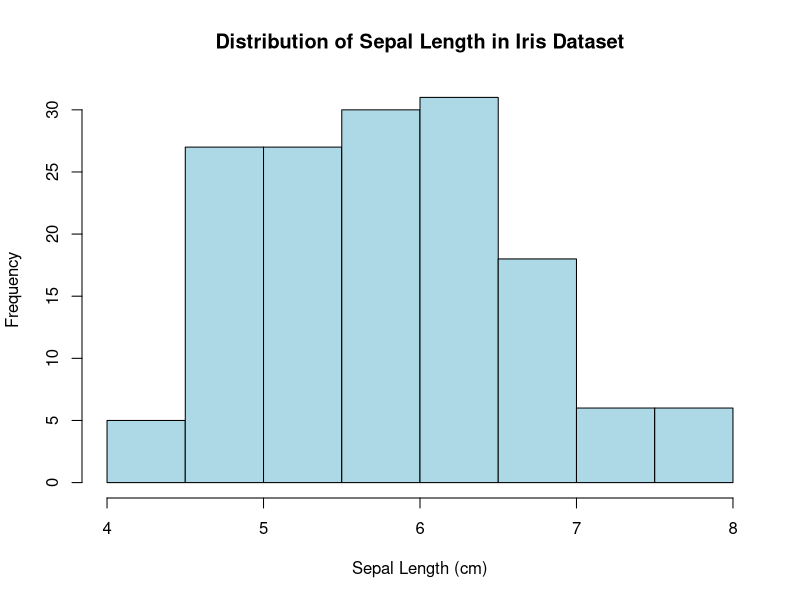
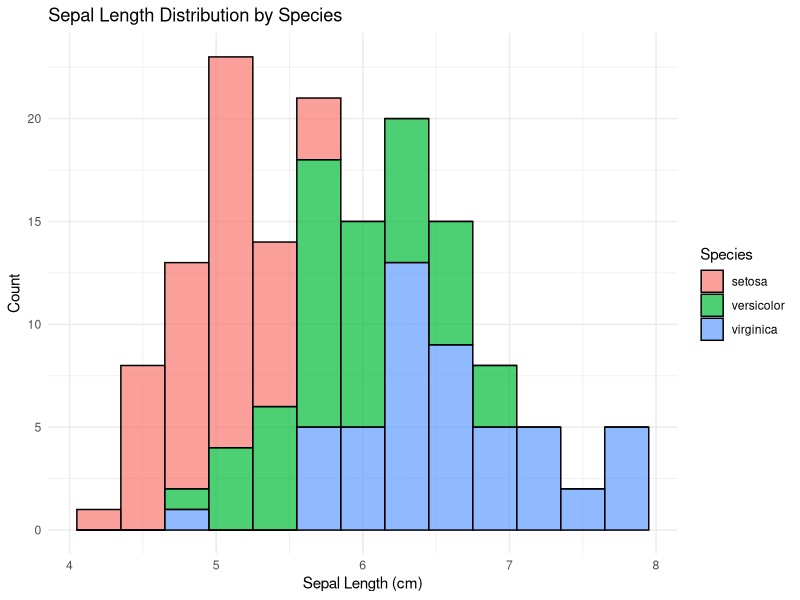
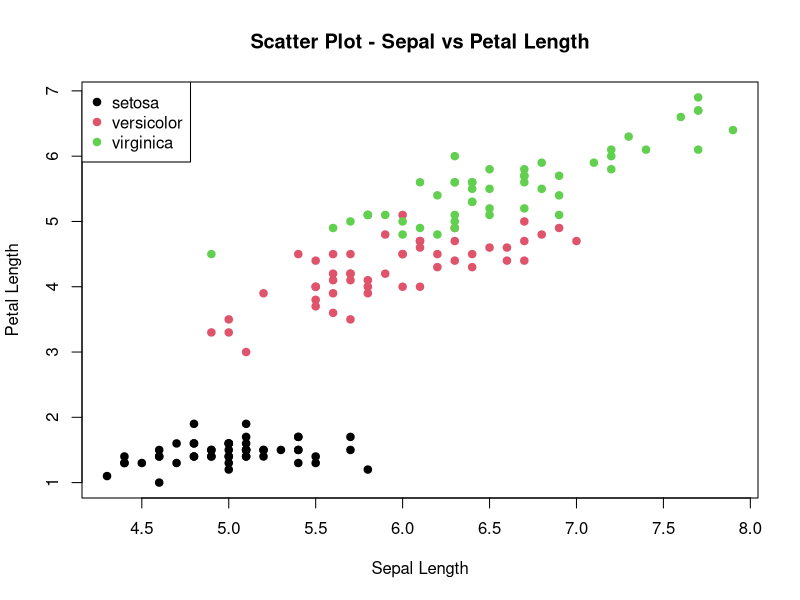
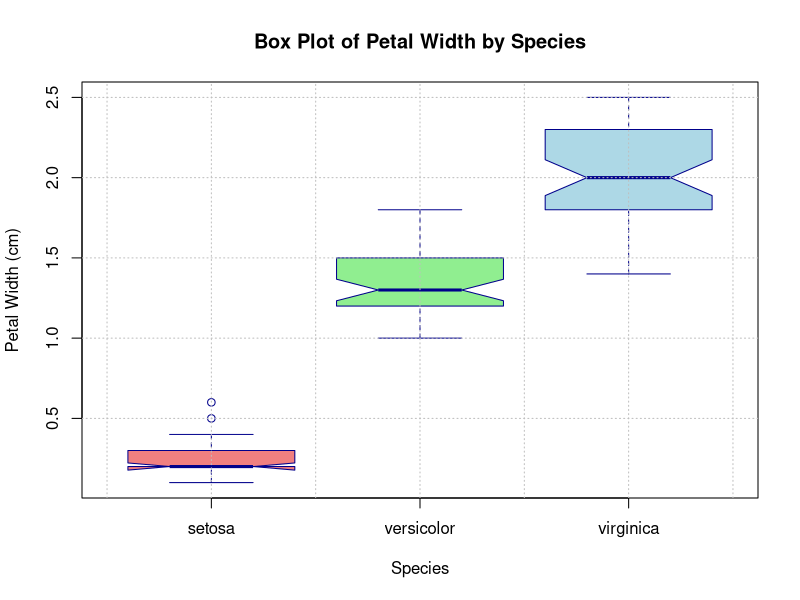
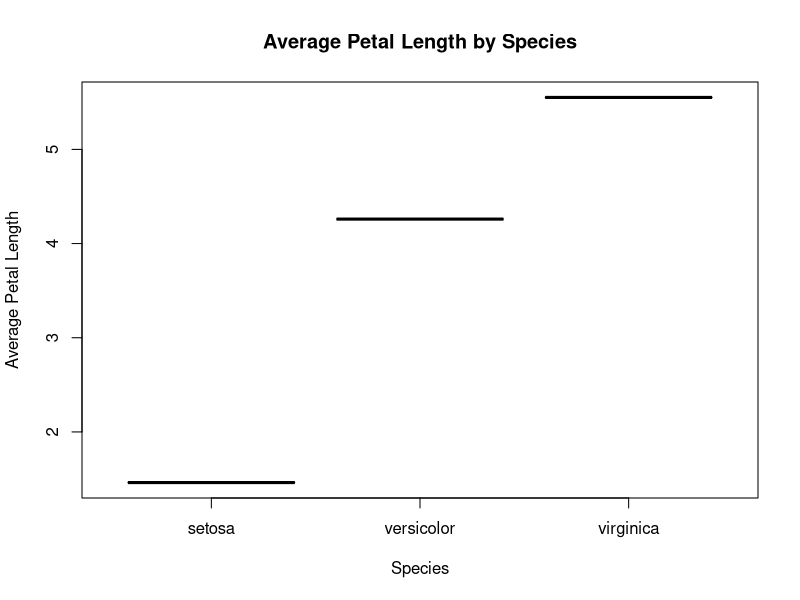
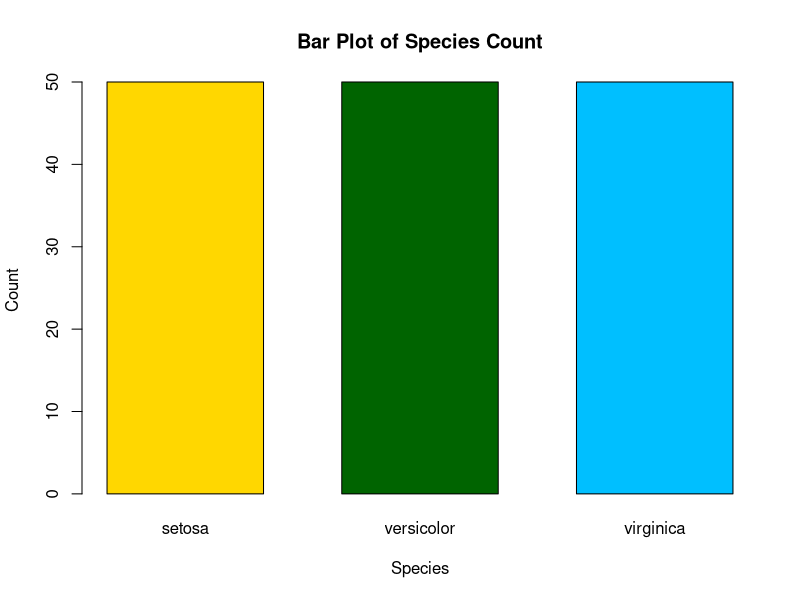
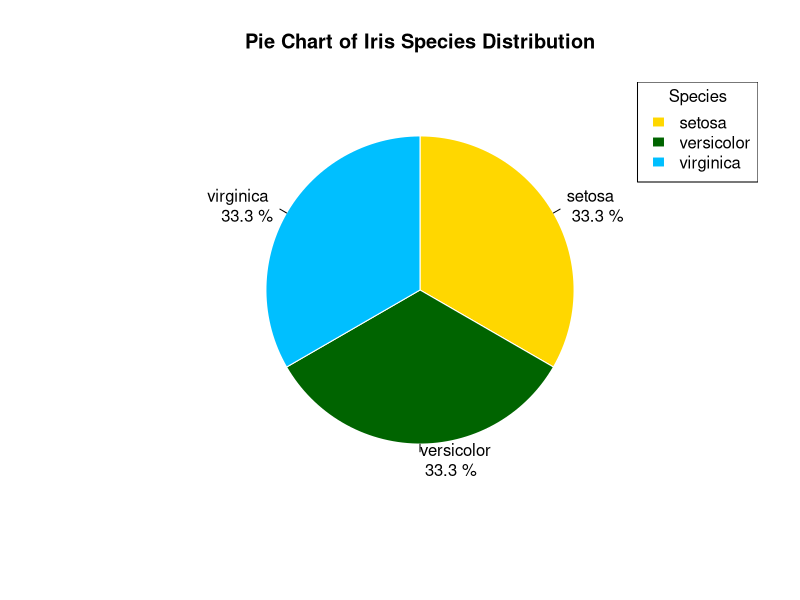
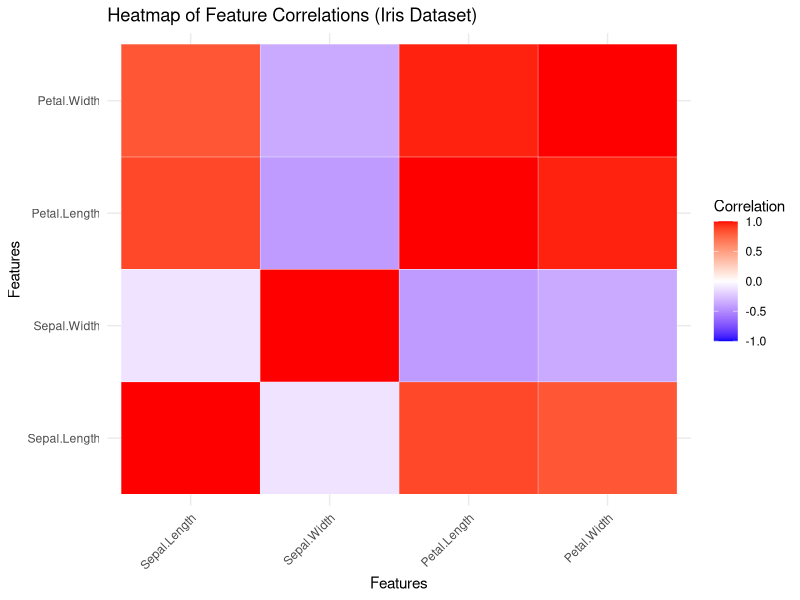

Write the R code that produced these figures, in order.
# ====================================================================
# lab10_obsidian.R
# Collaborative R Visualization Project
# Dataset: iris 
# Team Members:
# Rudresh 2330
# Sangana Ibrampurkar 2310
# Sanika Hoble 2309
# Unnat Umerye 2303
# Shripad Chodankar 2317
# Rakshita Kubal 2319 
# Adhit Amonkar 2304
# ====================================================================
# Load dataset
data(iris)

# View structure
str(iris)

# 1. Histogram - Distribution of Sepal Length
# View structure
str(iris)

# Histogram for Sepal.Length
hist(iris$Sepal.Length,
     main = "Distribution of Sepal Length in Iris Dataset",
     xlab = "Sepal Length (cm)",
     ylab = "Frequency",
     col = "lightblue",
     border = "black")

library(ggplot2)
ggplot(iris, aes(x = Sepal.Length, fill = Species)) +
  geom_histogram(binwidth = 0.3, color = "black", alpha = 0.7) +
  labs(title = "Sepal Length Distribution by Species",
       x = "Sepal Length (cm)",
       y = "Count") +
  theme_minimal()


# 2. Scatter Plot - Sepal vs Petal Length
plot(iris$Sepal.Length, iris$Petal.Length,
     main = "Scatter Plot - Sepal vs Petal Length",
     xlab = "Sepal Length",
     ylab = "Petal Length",
     col = iris$Species,
     pch = 19)
legend("topleft", legend = unique(iris$Species), col = 1:3, pch = 19)


# 3. Box Plot - Petal Width by Species
# Description:
# This box plot visualizes the distribution of Petal Width for each species in the iris dataset.
# It helps identify the spread, median, and any potential outliers.

# Display first few rows to understand structure
head(iris)

# Box Plot to compare Petal Width across Species
boxplot(Petal.Width ~ Species,
        data = iris,
        main = "Box Plot of Petal Width by Species",
        xlab = "Species",
        ylab = "Petal Width (cm)",
        col = c("lightcoral", "lightgreen", "lightblue"),
        border = "darkblue",
        notch = TRUE)  #Adds notches to show median confidence interval
# Add grid lines for better readability
grid(nx = NULL, ny = NULL, col = "grey", lty = "dotted")

# Explanation :
# 1. Each box represents the interquartile range (IOR) of Petal Width for a species.
# 2. The horizontal line inside each box is the median Petal Width.
# 3. The whiskers show variability outside the upper and lower quartiles.
# 4. Points outside the whiskers (if any) represent outliers.
# 5. From the plot, we observe:
#    - Iris-setosa has the smallest and least variable petal width.
#    - Iris-versicolor shows moderate spread.
#    - Iris-virginica has the largest petal width range. 


# 4. Line Plot - Mean Petal Length per Species
avg <- aggregate(Petal.Length ~ Species, iris, mean)
plot(avg$Species, avg$Petal.Length,
     type = "o",
     main = "Average Petal Length by Species",
     xlab = "Species",
     ylab = "Average Petal Length",
     col = "purple")


# 5. Bar Plot - Count of Each Species
species_count <- table(iris$Species)

barplot(species_count,
        main = "Bar Plot of Species Count",
        xlab = "Species",
        ylab = "Count",
        col = c("gold", "darkgreen", "deepskyblue"),
        border = "black",
        space = 0.5)

# 6. Pie Chart - Proportion of Each Species
species_count <- table(iris$Species)

# Create pie chart
pie(species_count,
    labels = paste(names(species_count), "\n", round(100 * species_count / sum(species_count), 1), "%"),
    main = "Pie Chart of Iris Species Distribution",
    col = c("gold", "darkgreen", "deepskyblue"),
    border = "white",
    clockwise = TRUE)

# Add legend
legend("topright",
       legend = names(species_count),
       fill = c("gold", "darkgreen", "deepskyblue"),
       border = "white",
       title = "Species")


# 7. Heat Map 
library(reshape2)

# Compute correlation matrix
cor_matrix <- cor(iris[, 1:4])

# Melt correlation matrix for ggplot2
melted_cor <- melt(cor_matrix)

# Create heatmap
ggplot(melted_cor, aes(x = Var1, y = Var2, fill = value)) +
  geom_tile(color = "white") +
  scale_fill_gradient2(low = "blue", high = "red", mid = "white",
                       midpoint = 0, limit = c(-1, 1),
                       name = "Correlation") +
  theme_minimal() +
  labs(title = "Heatmap of Feature Correlations (Iris Dataset)",
       x = "Features", y = "Features") +
  theme(axis.text.x = element_text(angle = 45, vjust = 1, hjust = 1))
